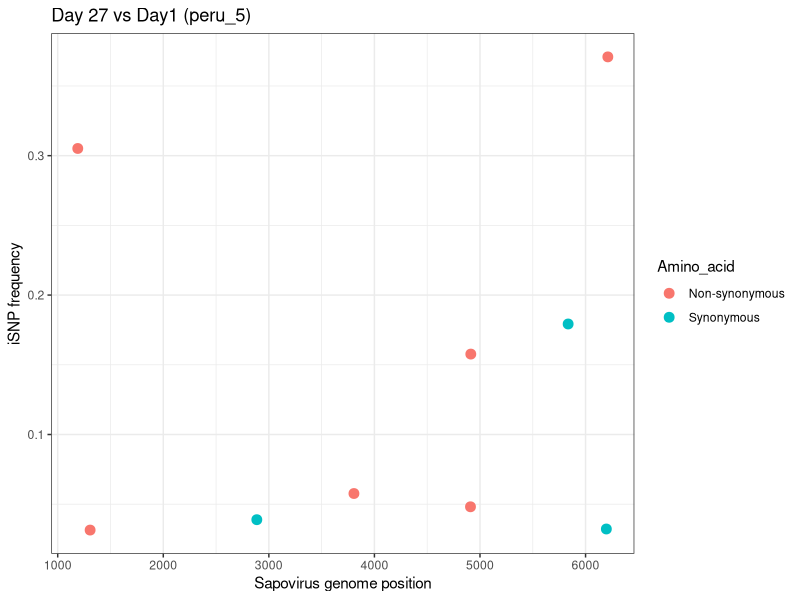
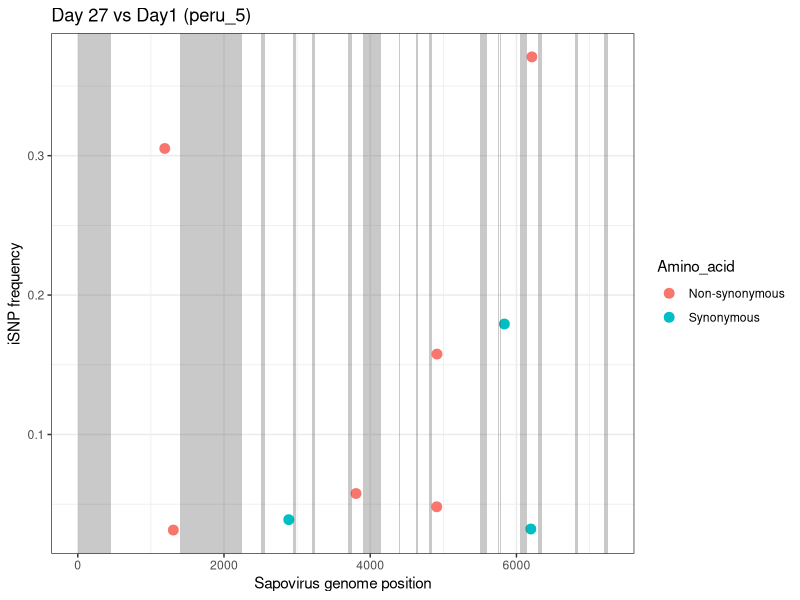
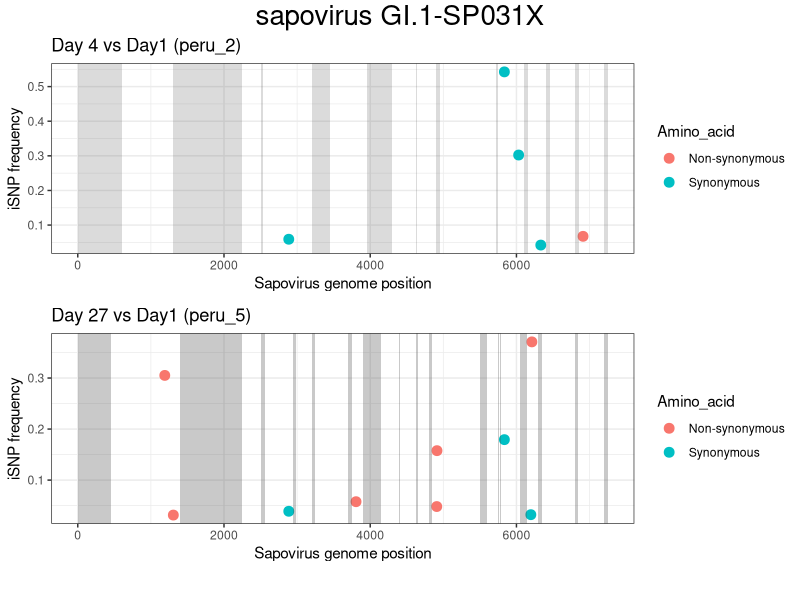
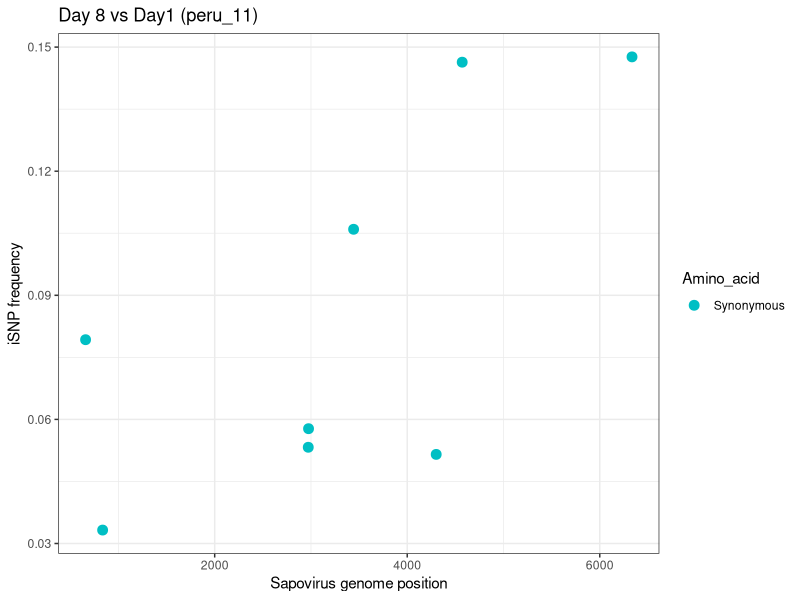
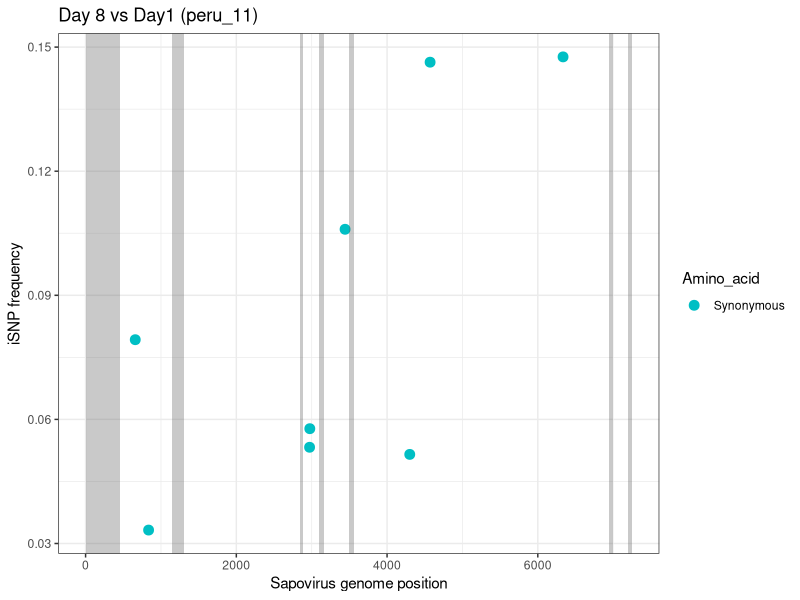
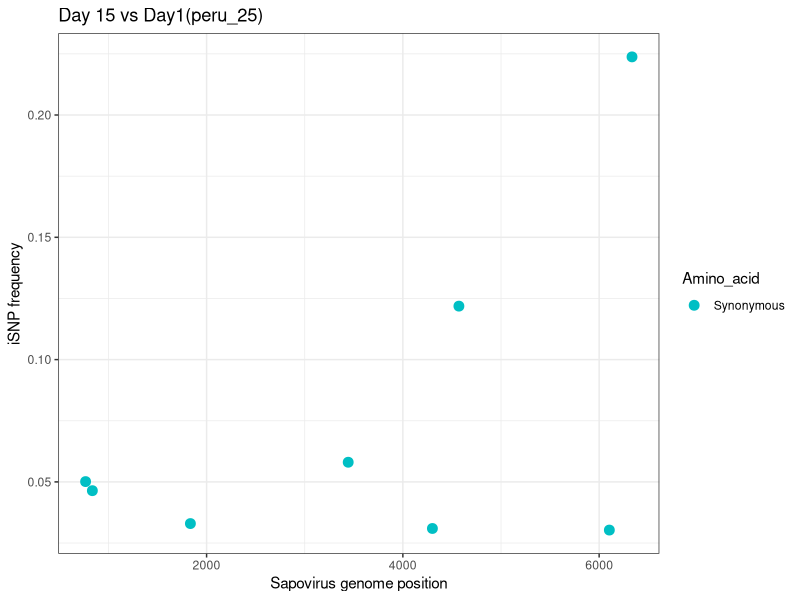
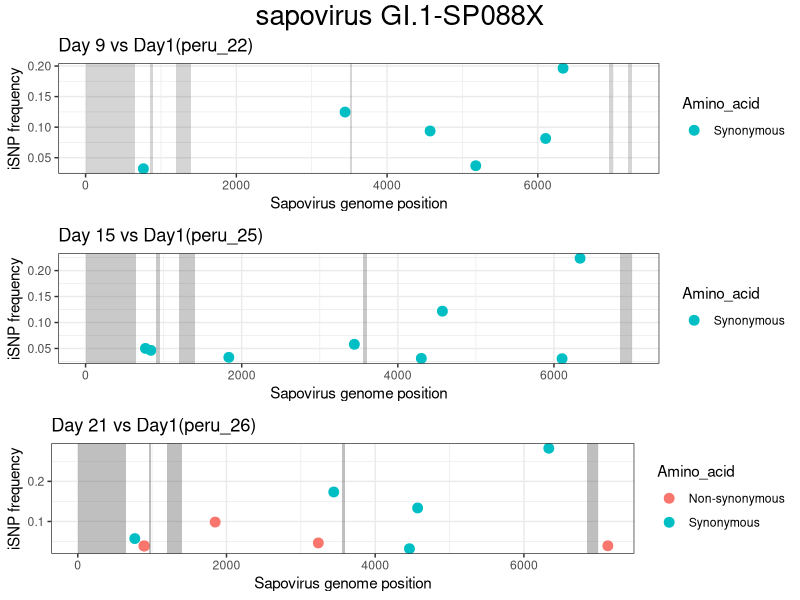
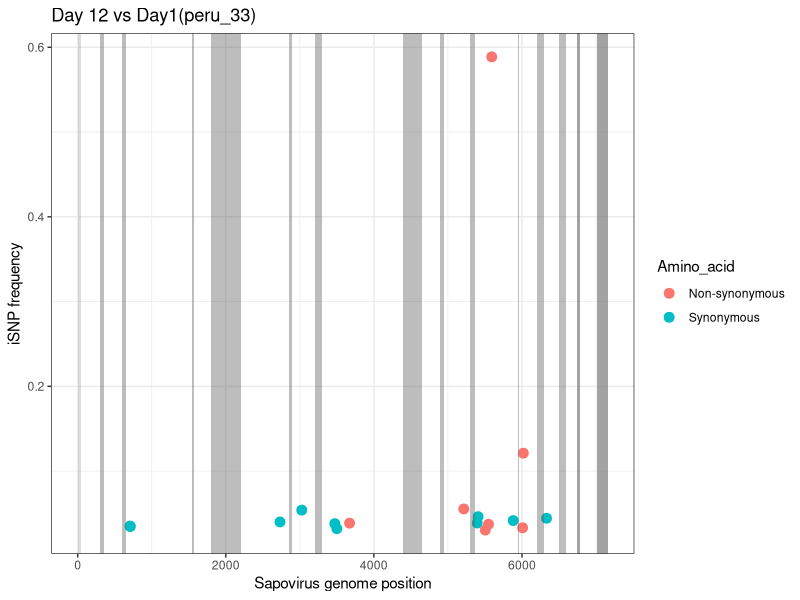

These figures' R source, in order: (Note: this script raises an error after producing the figures.)
library(readr)
library(dplyr)
library(ggplot2)
require(gridExtra)
library(grid)

# SP031X ------------------------------------------------------------------

# SP031X
setwd("C:/Users/viro10/Desktop/called_iSNV_files/aminoacid_peru/SP031X")
peru_2 <-read_tsv("2_peru_final.tsv") %>% filter (TOTAL_DP>=400) %>%  
  dplyr::mutate(Amino_acid = ifelse(S_or_NS=="S", "Synonymous", "Non-synonymous")) 

peru_5 <-read_tsv("5_peru_final.tsv") %>% filter (TOTAL_DP>=400) %>%  
  dplyr::mutate(Amino_acid = ifelse(S_or_NS=="S", "Synonymous", "Non-synonymous")) 


# plot1
g1 = ggplot(peru_2, aes(x=POS, y = ALT_FREQ))+ 
  geom_point(aes(color=Amino_acid), size=3) + 
  ggtitle("Day 4 vs Day1 (peru_2)" ) + 
  xlab("Sapovirus genome position") + 
  ylab("iSNP frequency")+
  theme_bw()+
  scale_shape_manual(values = c(3,16))

# to create rectangle 1 of g1
g1 <- g1 + geom_rect(data=peru_2, aes(xmin = 0, xmax = 600, ymin = -Inf, ymax = +Inf), 
               fill="#636363", alpha=0.05, inherit.aes = FALSE) +
 # to create rectangle2 of g1
geom_rect(data=peru_2, aes(xmin = 1300, xmax = 2250, ymin = -Inf, ymax = +Inf), 
               fill="#636363", alpha=0.05, inherit.aes = FALSE) +

# to create rectangle3 of g1
geom_rect(data=peru_2, aes(xmin = 2500, xmax = 2540, ymin = -Inf, ymax = +Inf), 
               fill="#636363", alpha=0.05, inherit.aes = FALSE) +
# to create rectangle4 of g1
geom_rect(data=peru_2, aes(xmin = 3200, xmax = 3450, ymin = -Inf, ymax = +Inf), 
          fill="#636363", alpha=0.05, inherit.aes = FALSE) +
  
geom_rect(data=peru_2, aes(xmin = 3950, xmax = 4300, ymin = -Inf, ymax = +Inf), 
          fill="#636363", alpha=0.05, inherit.aes = FALSE) +
geom_rect(data=peru_2, aes(xmin = 4630, xmax = 4640, ymin = -Inf, ymax = +Inf), 
          fill="#636363", alpha=0.05, inherit.aes = FALSE) +
geom_rect(data=peru_2, aes(xmin = 4900, xmax = 4950, ymin = -Inf, ymax = +Inf), 
            fill="#636363", alpha=0.05, inherit.aes = FALSE) +
geom_rect(data=peru_2, aes(xmin = 5720, xmax = 5750, ymin = -Inf, ymax = +Inf), 
            fill="#636363", alpha=0.05, inherit.aes = FALSE) +
geom_rect(data=peru_2, aes(xmin = 6100, xmax = 6160, ymin = -Inf, ymax = +Inf), 
            fill="#636363", alpha=0.05, inherit.aes = FALSE)+
geom_rect(data=peru_2, aes(xmin = 6400, xmax = 6460, ymin = -Inf, ymax = +Inf), 
            fill="#636363", alpha=0.05, inherit.aes = FALSE) +
geom_rect(data=peru_2, aes(xmin = 6800, xmax = 6850, ymin = -Inf, ymax = +Inf), 
            fill="#636363", alpha=0.05, inherit.aes = FALSE) +
geom_rect(data=peru_2, aes(xmin = 7200, xmax = 7250, ymin = -Inf, ymax = +Inf), 
            fill="#636363", alpha=0.05, inherit.aes = FALSE)




# plot2
g2= ggplot(peru_5, aes(x=POS, y = ALT_FREQ))+ 
  geom_point(aes(color=Amino_acid), size=3) + 
  ggtitle("Day 27 vs Day1 (peru_5)" ) + 
  theme(plot.title = element_text(size = 1)) +
  xlab("Sapovirus genome position") + 
  ylab("iSNP frequency")+
  theme_bw ()
  
  g2



# to create rectangle 1 of g2
g2 <- g2 + geom_rect(data=peru_5, aes(xmin = 0, xmax = 450, ymin = -Inf, ymax = +Inf), 
               fill="#636363", alpha=0.04, inherit.aes = FALSE) +
geom_rect(data=peru_5, aes(xmin = 1400, xmax = 2250, ymin = -Inf, ymax = +Inf), 
                 fill="#636363", alpha=0.04, inherit.aes = FALSE) +
geom_rect(data=peru_5, aes(xmin = 2500, xmax = 2560, ymin = -Inf, ymax = +Inf), 
                 fill="#636363", alpha=0.04, inherit.aes = FALSE) +
geom_rect(data=peru_5, aes(xmin = 2950, xmax = 2990, ymin = -Inf, ymax = +Inf), 
                 fill="#636363", alpha=0.04, inherit.aes = FALSE) +
geom_rect(data=peru_5, aes(xmin = 3200, xmax = 3250, ymin = -Inf, ymax = +Inf), 
                 fill="#636363", alpha=0.04, inherit.aes = FALSE) +
geom_rect(data=peru_5, aes(xmin = 3700, xmax = 3750, ymin = -Inf, ymax = +Inf), 
                 fill="#636363", alpha=0.04, inherit.aes = FALSE) +
geom_rect(data=peru_5, aes(xmin = 3900, xmax = 4150, ymin = -Inf, ymax = +Inf), 
                 fill="#636363", alpha=0.04, inherit.aes = FALSE) +
geom_rect(data=peru_5, aes(xmin = 4400, xmax = 4410, ymin = -Inf, ymax = +Inf), 
                 fill="#636363", alpha=0.04, inherit.aes = FALSE) +
geom_rect(data=peru_5, aes(xmin = 4630, xmax = 4650, ymin = -Inf, ymax = +Inf), 
                 fill="#636363", alpha=0.04, inherit.aes = FALSE) +
geom_rect(data=peru_5, aes(xmin = 4800, xmax = 4850, ymin = -Inf, ymax = +Inf), 
                 fill="#636363", alpha=0.04, inherit.aes = FALSE) +
geom_rect(data=peru_5, aes(xmin = 5500, xmax = 5600, ymin = -Inf, ymax = +Inf), 
                 fill="#636363", alpha=0.04, inherit.aes = FALSE) +
geom_rect(data=peru_5, aes(xmin = 5750, xmax = 5760, ymin = -Inf, ymax = +Inf), 
                 fill="#636363", alpha=0.04, inherit.aes = FALSE) +
geom_rect(data=peru_5, aes(xmin = 5780, xmax = 5790, ymin = -Inf, ymax = +Inf), 
                 fill="#636363", alpha=0.04, inherit.aes = FALSE) +
geom_rect(data=peru_5, aes(xmin = 6050, xmax = 6150, ymin = -Inf, ymax = +Inf), 
                 fill="#636363", alpha=0.04, inherit.aes = FALSE) +
geom_rect(data=peru_5, aes(xmin = 6300, xmax = 6350, ymin = -Inf, ymax = +Inf), 
                 fill="#636363", alpha=0.04, inherit.aes = FALSE) +
geom_rect(data=peru_5, aes(xmin = 6800, xmax = 6840, ymin = -Inf, ymax = +Inf), 
                 fill="#636363", alpha=0.04, inherit.aes = FALSE) +
geom_rect(data=peru_5, aes(xmin = 7200, xmax = 7250, ymin = -Inf, ymax = +Inf), 
                 fill="#636363", alpha=0.04, inherit.aes = FALSE) 
g2


g1g2 = grid.arrange(
  g1,
  g2,
  nrow = 2,
  top = textGrob("sapovirus GI.1-SP031X",
    gp = gpar(fontface = 6, fontsize = 20)),
  bottom = textGrob(
    "",
    gp = gpar(fontface = 6, fontsize = 20),
    hjust = 1,
    x = 1
  )
)

ggsave(filename = "results/sapovirus GI.1-SP031X.tiff",
       plot = g1g2, width = 25, height = 15, dpi = 300, units = "cm")

# SP051X ------------------------------------------------------------------



setwd("C:/Users/viro10/Desktop/called_iSNV_files/aminoacid_peru/SP051X")
peru_11 <-read_tsv("11_peru_final.tsv") %>% filter (TOTAL_DP>=400) %>%  
  dplyr::mutate(Amino_acid = ifelse(S_or_NS=="S", "Synonymous", "Non-synonymous")) 

# plot1
g3 = ggplot(peru_11, aes(x=POS, y = ALT_FREQ))+ 
  geom_point(aes(color=Amino_acid), size=3) + 
  ggtitle("Day 8 vs Day1 (peru_11)" ) + 
  xlab("Sapovirus genome position") + 
  ylab("iSNP frequency")+
  theme_bw() + 
  scale_color_manual(values = c("Synonymous" = "#00BFC4", "Non-synonymous" = "red"))
 # to plot g3
g3
g3 <- g3 + geom_rect(data=peru_11, aes(xmin = 0, xmax = 450, ymin = -Inf, ymax = +Inf), 
               fill="#636363", alpha=0.05, inherit.aes = FALSE) +
geom_rect(data=peru_11, aes(xmin = 1150, xmax = 1300, ymin = -Inf, ymax = +Inf), 
            fill="#636363", alpha=0.05, inherit.aes = FALSE) +
geom_rect(data=peru_11, aes(xmin = 2850, xmax = 2890, ymin = -Inf, ymax = +Inf), 
          fill="#636363", alpha=0.05, inherit.aes = FALSE) +
geom_rect(data=peru_11, aes(xmin = 3100, xmax = 3160, ymin = -Inf, ymax = +Inf), 
          fill="#636363", alpha=0.05, inherit.aes = FALSE) +
geom_rect(data=peru_11, aes(xmin = 3500, xmax = 3560, ymin = -Inf, ymax = +Inf), 
          fill="#636363", alpha=0.05, inherit.aes = FALSE) +
geom_rect(data=peru_11, aes(xmin = 6950, xmax = 7000, ymin = -Inf, ymax = +Inf), 
          fill="#636363", alpha=0.05, inherit.aes = FALSE) +
geom_rect(data=peru_11, aes(xmin = 7200, xmax = 7250, ymin = -Inf, ymax = +Inf), 
          fill="#636363", alpha=0.05, inherit.aes = FALSE) 

g3
ggsave(filename = "results/sapovirus GI.1-SP051X.png",
       plot = g3, width = 25, height = 15, dpi = 300, units = "cm")

# SP088X-GI.1 --------------------------------------------------------------


setwd("C:/Users/viro10/Desktop/called_iSNV_files/aminoacid_peru/SP088X")

peru_22 <-read_tsv("22_peru_final.tsv") %>% filter (TOTAL_DP>=400) %>%  
  dplyr::mutate(Amino_acid = ifelse(S_or_NS=="S", "Synonymous", "Non-synonymous")) 

peru_25 <-read_tsv("25_peru_final.tsv") %>% filter (TOTAL_DP>=400) %>%  
  dplyr::mutate(Amino_acid = ifelse(S_or_NS=="S", "Synonymous", "Non-synonymous")) 

peru_26 <-read_tsv("26_peru_final.tsv") %>% filter (TOTAL_DP>=400) %>%  
  dplyr::mutate(Amino_acid = ifelse(S_or_NS=="S", "Synonymous", "Non-synonymous")) 

require(gridExtra)
# plot1
g4=ggplot(peru_22, aes(x=POS, y = ALT_FREQ))+ 
  geom_point(aes(color=Amino_acid), size=3) + 
  ggtitle("Day 9 vs Day1(peru_22)" ) + 
  theme_bw()+
  xlab("Sapovirus genome position") + 
  ylab("iSNP frequency")+
  scale_color_manual(values = c("Synonymous" = "#00BFC4", "Non-synonymous" = "red"))

g4 <- g4 + geom_rect(data=peru_22, aes(xmin = 0, xmax = 650, ymin = -Inf, ymax = +Inf), 
               fill="#636363", alpha=0.05, inherit.aes = FALSE) +
  geom_rect(data=peru_22, aes(xmin = 850, xmax = 890, ymin = -Inf, ymax = +Inf), 
            fill="#636363", alpha=0.05, inherit.aes = FALSE) +
  geom_rect(data=peru_22, aes(xmin = 1200, xmax = 1400, ymin = -Inf, ymax = +Inf), 
            fill="#636363", alpha=0.05, inherit.aes = FALSE) +
  geom_rect(data=peru_22, aes(xmin = 3510, xmax = 3530, ymin = -Inf, ymax = +Inf), 
            fill="#636363", alpha=0.05, inherit.aes = FALSE) +
  geom_rect(data=peru_22, aes(xmin = 6950, xmax = 7000, ymin = -Inf, ymax = +Inf), 
            fill="#636363", alpha=0.05, inherit.aes = FALSE) +
  geom_rect(data=peru_22, aes(xmin = 7200, xmax = 7250, ymin = -Inf, ymax = +Inf), 
            fill="#636363", alpha=0.05, inherit.aes = FALSE) 

# plot2
g5=ggplot(peru_25, aes(x=POS, y = ALT_FREQ))+ 
  geom_point(aes(color=Amino_acid), size=3) + 
  ggtitle("Day 15 vs Day1(peru_25)" ) + 
  xlab("Sapovirus genome position") + 
  ylab("iSNP frequency")+
  theme_bw()+
  scale_color_manual(values = c("Synonymous" = "#00BFC4", "Non-synonymous" = "red"))
  g5
g5 <- g5 + geom_rect(data=peru_25, aes(xmin = 0, xmax = 650, ymin = -Inf, ymax = +Inf), 
               fill="#636363", alpha=0.05, inherit.aes = FALSE) +
  geom_rect(data=peru_25, aes(xmin = 900, xmax = 950, ymin = -Inf, ymax = +Inf), 
            fill="#636363", alpha=0.05, inherit.aes = FALSE) +
  geom_rect(data=peru_25, aes(xmin = 1200, xmax = 1400, ymin = -Inf, ymax = +Inf), 
            fill="#636363", alpha=0.05, inherit.aes = FALSE) +
  geom_rect(data=peru_25, aes(xmin = 3550, xmax = 3600, ymin = -Inf, ymax = +Inf), 
            fill="#636363", alpha=0.05, inherit.aes = FALSE) +
  geom_rect(data=peru_25, aes(xmin = 6850, xmax = 7000, ymin = -Inf, ymax = +Inf), 
            fill="#636363", alpha=0.05, inherit.aes = FALSE) 
# plot2

g6=ggplot(peru_26, aes(x=POS, y = ALT_FREQ))+ 
  geom_point(aes(color=Amino_acid), size=3) + 
  ggtitle("Day 21 vs Day1(peru_26)" ) + 
  xlab("Sapovirus genome position") + 
  ylab("iSNP frequency")+
  theme_bw()+
  scale_shape_manual(values = c(3,16))+
  labs("Amino acid mutation")

g6 <- g6 + geom_rect(data=peru_26, aes(xmin = 0, xmax = 650, ymin = -Inf, ymax = +Inf), 
               fill="#636363", alpha=0.05, inherit.aes = FALSE) +
  geom_rect(data=peru_26, aes(xmin = 960, xmax = 990, ymin = -Inf, ymax = +Inf), 
            fill="#636363", alpha=0.05, inherit.aes = FALSE) +
  geom_rect(data=peru_26, aes(xmin = 1200, xmax = 1400, ymin = -Inf, ymax = +Inf), 
            fill="#636363", alpha=0.05, inherit.aes = FALSE) +
  geom_rect(data=peru_26, aes(xmin = 3550, xmax = 3600, ymin = -Inf, ymax = +Inf), 
            fill="#636363", alpha=0.05, inherit.aes = FALSE) +
  geom_rect(data=peru_26, aes(xmin = 6850, xmax = 7000, ymin = -Inf, ymax = +Inf), 
            fill="#636363", alpha=0.05, inherit.aes = FALSE) 

# move to the next person
g4g5g6 = grid.arrange(g4, g5, g6, nrow=3, 
             top = textGrob("sapovirus GI.1-SP088X",
                            gp = gpar(fontface = 6, fontsize = 20)))


ggsave(filename = "results/sapovirus GI.1-SP088X.tiff",
       plot = g1g2, width = 25, height = 15, dpi = 300, units = "cm")

# GI.2-SP0121X ------------------------------------------------------------

setwd("C:/Users/viro10/Desktop/called_iSNV_files/aminoacid_peru/SP0121X")
peru_33 <-read_tsv("33_peru_final.tsv") %>% filter (TOTAL_DP>=400) %>%  
  dplyr::mutate(Amino_acid = ifelse(S_or_NS=="S", "Synonymous", "Non-synonymous")) 

require(gridExtra)
# plot1
g7=ggplot(peru_33, aes(x=POS, y = ALT_FREQ))+ 
  geom_point(aes(color=Amino_acid), size=3)+ 
  ggtitle("Day 12 vs Day1(peru_33)" ) + 
  xlab("Sapovirus genome position") + 
  ylab("iSNP frequency")+
  theme_bw()


g7= g7 + geom_rect(data=peru_33, aes(xmin = 1, xmax = 40, ymin = -Inf, ymax = +Inf), 
               fill="#636363", alpha=0.01, inherit.aes = FALSE) +
  geom_rect(data=peru_33, aes(xmin = 300, xmax = 360, ymin = -Inf, ymax = +Inf), 
            fill="#636363", alpha=0.03, inherit.aes = FALSE) +
  geom_rect(data=peru_33, aes(xmin = 600, xmax = 650, ymin = -Inf, ymax = +Inf), 
            fill="#636363", alpha=0.03, inherit.aes = FALSE) +
  geom_rect(data=peru_33, aes(xmin = 1550, xmax = 1570, ymin = -Inf, ymax = +Inf), 
            fill="#636363", alpha=0.03, inherit.aes = FALSE) +
  geom_rect(data=peru_33, aes(xmin = 1800, xmax = 2200, ymin = -Inf, ymax = +Inf), 
            fill="#636363", alpha=0.03, inherit.aes = FALSE) +
  geom_rect(data=peru_33, aes(xmin = 2850, xmax = 2890, ymin = -Inf, ymax = +Inf), 
            fill="#636363", alpha=0.03, inherit.aes = FALSE) +
  geom_rect(data=peru_33, aes(xmin = 3200, xmax = 3300, ymin = -Inf, ymax = +Inf), 
            fill="#636363", alpha=0.03, inherit.aes = FALSE) +
  geom_rect(data=peru_33, aes(xmin = 4400, xmax = 4650, ymin = -Inf, ymax = +Inf), 
            fill="#636363", alpha=0.03, inherit.aes = FALSE) +
  geom_rect(data=peru_33, aes(xmin = 4900, xmax = 4950, ymin = -Inf, ymax = +Inf), 
            fill="#636363", alpha=0.03, inherit.aes = FALSE) +
  geom_rect(data=peru_33, aes(xmin = 5300, xmax = 5360, ymin = -Inf, ymax = +Inf), 
            fill="#636363", alpha=0.03, inherit.aes = FALSE) +
  geom_rect(data=peru_33, aes(xmin = 5940, xmax = 5965, ymin = -Inf, ymax = +Inf), 
            fill="#636363", alpha=0.03, inherit.aes = FALSE) +
  geom_rect(data=peru_33, aes(xmin = 6200, xmax = 6300, ymin = -Inf, ymax = +Inf), 
            fill="#636363", alpha=0.03, inherit.aes = FALSE) +
geom_rect(data=peru_33, aes(xmin = 6500, xmax = 6600, ymin = -Inf, ymax = +Inf), 
          fill="#636363", alpha=0.03, inherit.aes = FALSE) +
geom_rect(data=peru_33, aes(xmin = 6750, xmax = 6780, ymin = -Inf, ymax = +Inf), 
          fill="#636363", alpha=0.05, inherit.aes = FALSE) +
geom_rect(data=peru_33, aes(xmin = 7010, xmax = 7160, ymin = -Inf, ymax = +Inf), 
          fill="#636363", alpha=0.05, inherit.aes = FALSE) 


g7

ggsave(filename = "results/sapovirus GI.2-SP121X.png",
       plot = g1g2, width = 25, height = 15, dpi = 300, units = "cm")

# GI.2-SP223X -------------------------------------------------------------


setwd("C:/Users/viro10/Desktop/called_iSNV_files/aminoacid_peru/SP223X")


peru_15 <-read_tsv("15_peru_final.tsv") %>% filter (TOTAL_DP>=400) %>%  
  dplyr::mutate(Amino_acid = ifelse(S_or_NS=="S", "Synonymous", "Non-synonymous")) 
peru_16 <-read_tsv("16_peru_final.tsv") %>% filter (TOTAL_DP>=400) %>%  
  dplyr::mutate(Amino_acid = ifelse(S_or_NS=="S", "Synonymous", "Non-synonymous")) 
peru_17 <-read_tsv("17_peru_final.tsv") %>% filter (TOTAL_DP>=400) %>%  
  dplyr::mutate(Amino_acid = ifelse(S_or_NS=="S", "Synonymous", "Non-synonymous")) 
peru_18 <-read_tsv("18_peru_final.tsv") %>% filter (TOTAL_DP>=400) %>%  
  dplyr::mutate(Amino_acid = ifelse(S_or_NS=="S", "Synonymous", "Non-synonymous")) 

# plot1
g8=ggplot(peru_15, aes(x=POS, y = ALT_FREQ))+ 
  geom_point(aes(color=Amino_acid), size=3) + 
  ggtitle("Day 5 vs Day1(peru_15)" ) + 
  xlab("Sapovirus genome position") + 
  ylab("iSNP frequency")+
  theme_bw()

g8= g8 + geom_rect(data=peru_15, aes(xmin = 0, xmax = 70, ymin = -Inf, ymax = +Inf), 
               fill="#636363", alpha=0.05, inherit.aes = FALSE) +
  geom_rect(data=peru_15, aes(xmin = 250, xmax = 300, ymin = -Inf, ymax = +Inf), 
            fill="#636363", alpha=0.05, inherit.aes = FALSE) +
  geom_rect(data=peru_15, aes(xmin = 550, xmax = 600, ymin = -Inf, ymax = +Inf), 
            fill="#636363", alpha=0.05, inherit.aes = FALSE) +
  geom_rect(data=peru_15, aes(xmin = 1440, xmax = 2380, ymin = -Inf, ymax = +Inf), 
            fill="#636363", alpha=0.05, inherit.aes = FALSE) +
  geom_rect(data=peru_15, aes(xmin = 2600, xmax = 2650, ymin = -Inf, ymax = +Inf), 
            fill="#636363", alpha=0.05, inherit.aes = FALSE) +
  geom_rect(data=peru_15, aes(xmin = 2900, xmax = 2950, ymin = -Inf, ymax = +Inf), 
            fill="#636363", alpha=0.05, inherit.aes = FALSE) +
  geom_rect(data=peru_15, aes(xmin = 4100, xmax = 4150, ymin = -Inf, ymax = +Inf), 
            fill="#636363", alpha=0.05, inherit.aes = FALSE) +
  geom_rect(data=peru_15, aes(xmin = 4300, xmax = 4700, ymin = -Inf, ymax = +Inf), 
            fill="#636363", alpha=0.05, inherit.aes = FALSE) +
  geom_rect(data=peru_15, aes(xmin = 5250, xmax = 5300, ymin = -Inf, ymax = +Inf), 
            fill="#636363", alpha=0.05, inherit.aes = FALSE) +
  geom_rect(data=peru_15, aes(xmin = 6200, xmax = 6500, ymin = -Inf, ymax = +Inf), 
            fill="#636363", alpha=0.05, inherit.aes = FALSE) +
  geom_rect(data=peru_15, aes(xmin = 6700, xmax = 6800, ymin = -Inf, ymax = +Inf), 
            fill="#636363", alpha=0.05, inherit.aes = FALSE) +
  geom_rect(data=peru_15, aes(xmin = 7050, xmax = 7100, ymin = -Inf, ymax = +Inf), 
            fill="#636363", alpha=0.05, inherit.aes = FALSE)

g9=ggplot(peru_16, aes(x=POS, y = ALT_FREQ))+ 
  geom_point(aes(color=Amino_acid), size=3) + 
  ggtitle("Day 12 vs Day1(peru_16)" ) + 
  xlab("Sapovirus genome position") + 
  ylab("iSNP frequency")+
  theme_bw()+ 
  geom_label( 
    data= peru_16 %>% filter(stop=="stop"), # Filter data first
    aes(label=stop),
    label.padding = unit(0.05, "lines"), # Rectangle size around label
    label.size = 0.05)


g9= g9 + geom_rect(data=peru_16, aes(xmin = 0, xmax = 70, ymin = -Inf, ymax = +Inf), 
               fill="#636363", alpha=0.05, inherit.aes = FALSE) +
  geom_rect(data=peru_16, aes(xmin = 250, xmax = 300, ymin = -Inf, ymax = +Inf), 
            fill="#636363", alpha=0.05, inherit.aes = FALSE) +
  geom_rect(data=peru_16, aes(xmin = 550, xmax = 600, ymin = -Inf, ymax = +Inf), 
            fill="#636363", alpha=0.05, inherit.aes = FALSE) +
  geom_rect(data=peru_16, aes(xmin = 1440, xmax = 2500, ymin = -Inf, ymax = +Inf), 
            fill="#636363", alpha=0.05, inherit.aes = FALSE) +
  geom_rect(data=peru_16, aes(xmin = 2900, xmax = 2950, ymin = -Inf, ymax = +Inf), 
            fill="#636363", alpha=0.05, inherit.aes = FALSE) +
  geom_rect(data=peru_16, aes(xmin = 3200, xmax = 3300, ymin = -Inf, ymax = +Inf), 
            fill="#636363", alpha=0.05, inherit.aes = FALSE) +
  geom_rect(data=peru_16, aes(xmin = 4100, xmax = 4150, ymin = -Inf, ymax = +Inf), 
            fill="#636363", alpha=0.05, inherit.aes = FALSE) +
  geom_rect(data=peru_16, aes(xmin = 4300, xmax = 4700, ymin = -Inf, ymax = +Inf), 
            fill="#636363", alpha=0.05, inherit.aes = FALSE) +
  geom_rect(data=peru_16, aes(xmin = 5250, xmax = 5300, ymin = -Inf, ymax = +Inf), 
            fill="#636363", alpha=0.05, inherit.aes = FALSE) +
  geom_rect(data=peru_16, aes(xmin = 7050, xmax = 7100, ymin = -Inf, ymax = +Inf), 
            fill="#636363", alpha=0.05, inherit.aes = FALSE)

g10=ggplot(peru_17, aes(x=POS, y = ALT_FREQ))+ 
  geom_point(aes(color=Amino_acid), size=3) + 
  ggtitle("Day 19 vs Day1(peru_17)" ) + 
  xlab("Sapovirus genome position") + 
  ylab("iSNP frequency")+
  theme_bw()

g10= g10 + geom_rect(data=peru_17, aes(xmin = 0, xmax = 70, ymin = -Inf, ymax = +Inf), 
               fill="#636363", alpha=0.05, inherit.aes = FALSE) +
geom_rect(data=peru_17, aes(xmin = 250, xmax = 300, ymin = -Inf, ymax = +Inf), 
            fill="#636363", alpha=0.05, inherit.aes = FALSE) +
geom_rect(data=peru_17, aes(xmin = 550, xmax = 600, ymin = -Inf, ymax = +Inf), 
            fill="#636363", alpha=0.05, inherit.aes = FALSE) +
geom_rect(data=peru_17, aes(xmin = 1400, xmax = 1750, ymin = -Inf, ymax = +Inf), 
            fill="#636363", alpha=0.05, inherit.aes = FALSE) +
geom_rect(data=peru_17, aes(xmin = 2050, xmax = 2100, ymin = -Inf, ymax = +Inf), 
          fill="#636363", alpha=0.05, inherit.aes = FALSE) +
geom_rect(data=peru_17, aes(xmin = 2400, xmax = 2500, ymin = -Inf, ymax = +Inf), 
          fill="#636363", alpha=0.05, inherit.aes = FALSE) +
geom_rect(data=peru_17, aes(xmin = 2530, xmax = 2570, ymin = -Inf, ymax = +Inf), 
          fill="#636363", alpha=0.05, inherit.aes = FALSE) +
geom_rect(data=peru_17, aes(xmin = 2850, xmax = 2900, ymin = -Inf, ymax = +Inf), 
            fill="#636363", alpha=0.05, inherit.aes = FALSE) +
  geom_rect(data=peru_17, aes(xmin = 3100, xmax = 3200, ymin = -Inf, ymax = +Inf), 
            fill="#636363", alpha=0.05, inherit.aes = FALSE) +
  geom_rect(data=peru_17, aes(xmin = 4080, xmax = 4130, ymin = -Inf, ymax = +Inf), 
            fill="#636363", alpha=0.05, inherit.aes = FALSE) +
  geom_rect(data=peru_17, aes(xmin = 4300, xmax = 4700, ymin = -Inf, ymax = +Inf), 
            fill="#636363", alpha=0.05, inherit.aes = FALSE) +
geom_rect(data=peru_17, aes(xmin = 6500, xmax = 6550, ymin = -Inf, ymax = +Inf), 
          fill="#636363", alpha=0.05, inherit.aes = FALSE) +
  geom_rect(data=peru_17, aes(xmin = 7050, xmax = 7100, ymin = -Inf, ymax = +Inf), 
            fill="#636363", alpha=0.05, inherit.aes = FALSE) 

 g11=ggplot(peru_18, aes(x=POS, y = ALT_FREQ))+ 
  geom_point(aes(color=Amino_acid), size=3) + 
  ggtitle("Day 26 vs Day1(peru_18)" ) + 
  xlab("Sapovirus genome position") + 
  ylab("iSNP frequency")+
  theme_bw() + 
  geom_label( 
    data= peru_18 %>% filter(stop=="stop"), # Filter data first
    aes(label=stop),
    label.padding = unit(0.05, "lines"), # Rectangle size around label
    label.size = 0.05)
  g11
  
  g11= g11 + geom_rect(data=peru_18, aes(xmin = 0, xmax = 70, ymin = -Inf, ymax = +Inf), 
                fill="#636363", alpha=0.03, inherit.aes = FALSE) +
  geom_rect(data=peru_18, aes(xmin = 270, xmax = 310, ymin = -Inf, ymax = +Inf), 
            fill="#636363", alpha=0.03, inherit.aes = FALSE) +
  geom_rect(data=peru_18, aes(xmin = 560, xmax = 600, ymin = -Inf, ymax = +Inf), 
            fill="#636363", alpha=0.03, inherit.aes = FALSE) +
  geom_rect(data=peru_18, aes(xmin = 1400, xmax = 2200, ymin = -Inf, ymax = +Inf), 
            fill="#636363", alpha=0.03, inherit.aes = FALSE) +
  geom_rect(data=peru_18, aes(xmin = 2900, xmax = 2950, ymin = -Inf, ymax = +Inf), 
            fill="#636363", alpha=0.03, inherit.aes = FALSE) +
  geom_rect(data=peru_18, aes(xmin = 3100, xmax = 3200, ymin = -Inf, ymax = +Inf), 
            fill="#636363", alpha=0.03, inherit.aes = FALSE) +
  geom_rect(data=peru_18, aes(xmin = 4070, xmax = 4100, ymin = -Inf, ymax = +Inf), 
            fill="#636363", alpha=0.03, inherit.aes = FALSE) +
  geom_rect(data=peru_18, aes(xmin = 4300, xmax = 4700, ymin = -Inf, ymax = +Inf), 
            fill="#636363", alpha=0.03, inherit.aes = FALSE) +
  geom_rect(data=peru_18, aes(xmin = 5100, xmax = 5130, ymin = -Inf, ymax = +Inf), 
            fill="#636363", alpha=0.03, inherit.aes = FALSE) +
  geom_rect(data=peru_18, aes(xmin = 7050, xmax = 7100, ymin = -Inf, ymax = +Inf), 
            fill="#636363", alpha=0.03, inherit.aes = FALSE) 

g8g9g10g11 = grid.arrange(g8, g9, g10,g11, nrow=4, 
             top = textGrob("sapovirus GI.2-SP223X", gp = gpar(fontface = 6, fontsize = 20)))

ggsave(filename = "results/sapovirus GI.2-SP223X.png",
       plot = g1g2, width = 25, height = 15, dpi = 300, units = "cm")




# GI.2 - SP265X -----------------------------------------------------------


setwd("C:/Users/viro10/Desktop/called_iSNV_files/aminoacid_peru/SP265X")


peru_21 <-read_tsv("21_peru_final.tsv") %>% filter (TOTAL_DP>=400) %>%  
  dplyr::mutate(Amino_acid = ifelse(S_or_NS=="S", "Synonymous", "Non-synonymous")) 
peru_23 <-read_tsv("23_peru_final.tsv") %>% filter (TOTAL_DP>=400) %>%  
  dplyr::mutate(Amino_acid = ifelse(S_or_NS=="S", "Synonymous", "Non-synonymous")) 
peru_27 <-read_tsv("27_peru_final.tsv") %>% filter (TOTAL_DP>=400) %>%  
  dplyr::mutate(Amino_acid = ifelse(S_or_NS=="S", "Synonymous", "Non-synonymous")) 

# plot1
g12= ggplot(peru_21, aes(x=POS, y = ALT_FREQ))+ 
  geom_point(aes(color=Amino_acid), size=3)+ 
  ggtitle("Day 5 vs Day1(peru_21)" ) + 
  xlab("Sapovirus genome position") + 
  ylab("iSNP frequency")+
  theme_bw()

g12= g12 + geom_rect(data=peru_21, aes(xmin = 0, xmax = 60, ymin = -Inf, ymax = +Inf), 
                fill="#636363", alpha=0.05, inherit.aes = FALSE) +
  geom_rect(data=peru_21, aes(xmin = 320, xmax = 350, ymin = -Inf, ymax = +Inf), 
            fill="#636363", alpha=0.05, inherit.aes = FALSE) +
  geom_rect(data=peru_21, aes(xmin = 600, xmax = 660, ymin = -Inf, ymax = +Inf), 
            fill="#636363", alpha=0.05, inherit.aes = FALSE) +
  geom_rect(data=peru_21, aes(xmin = 1420, xmax = 1800, ymin = -Inf, ymax = +Inf), 
            fill="#636363", alpha=0.05, inherit.aes = FALSE) +
  geom_rect(data=peru_21, aes(xmin = 2100, xmax = 2200, ymin = -Inf, ymax = +Inf), 
            fill="#636363", alpha=0.05, inherit.aes = FALSE) +
  geom_rect(data=peru_21, aes(xmin = 2400, xmax = 2450, ymin = -Inf, ymax = +Inf), 
            fill="#636363", alpha=0.05, inherit.aes = FALSE) +
  geom_rect(data=peru_21, aes(xmin = 2900, xmax = 2950, ymin = -Inf, ymax = +Inf), 
            fill="#636363", alpha=0.05, inherit.aes = FALSE) +
  geom_rect(data=peru_21, aes(xmin = 4550, xmax = 4700, ymin = -Inf, ymax = +Inf), 
            fill="#636363", alpha=0.05, inherit.aes = FALSE) +
  geom_rect(data=peru_21, aes(xmin = 5500, xmax = 5630, ymin = -Inf, ymax = +Inf), 
            fill="#636363", alpha=0.05, inherit.aes = FALSE) +
  geom_rect(data=peru_21, aes(xmin = 6500, xmax = 6800, ymin = -Inf, ymax = +Inf), 
            fill="#636363", alpha=0.05, inherit.aes = FALSE) 

g13=ggplot(peru_23, aes(x=POS, y = ALT_FREQ))+ 
  geom_point(aes(color=Amino_acid), size=3) + 
  ggtitle("Day 12 vs Day1(peru_23)" ) + 
  xlab("Sapovirus genome position") + 
  ylab("iSNP frequency")+
  theme_bw()+
  geom_label( 
    data= peru_23 %>% filter(stop=="stop"), # Filter data first
    aes(label=stop),
    label.padding = unit(0.05, "lines"), # Rectangle size around label
    label.size = 0.01)

g13= g13 + geom_rect(data=peru_23, aes(xmin = 0, xmax = 60, ymin = -Inf, ymax = +Inf), 
                fill="#636363", alpha=0.05, inherit.aes = FALSE) +
  geom_rect(data=peru_23, aes(xmin = 320, xmax = 350, ymin = -Inf, ymax = +Inf), 
            fill="#636363", alpha=0.05, inherit.aes = FALSE) +
  geom_rect(data=peru_23, aes(xmin = 600, xmax = 660, ymin = -Inf, ymax = +Inf), 
            fill="#636363", alpha=0.05, inherit.aes = FALSE) +
  geom_rect(data=peru_23, aes(xmin = 1420, xmax = 1800, ymin = -Inf, ymax = +Inf), 
            fill="#636363", alpha=0.05, inherit.aes = FALSE) +
  geom_rect(data=peru_23, aes(xmin = 2100, xmax = 2200, ymin = -Inf, ymax = +Inf), 
            fill="#636363", alpha=0.05, inherit.aes = FALSE) +
  geom_rect(data=peru_23, aes(xmin = 2300, xmax = 2500, ymin = -Inf, ymax = +Inf), 
            fill="#636363", alpha=0.05, inherit.aes = FALSE) +
  geom_rect(data=peru_23, aes(xmin = 2900, xmax = 2950, ymin = -Inf, ymax = +Inf), 
            fill="#636363", alpha=0.05, inherit.aes = FALSE) +
  geom_rect(data=peru_23, aes(xmin = 4550, xmax = 4650, ymin = -Inf, ymax = +Inf), 
            fill="#636363", alpha=0.05, inherit.aes = FALSE) +
  geom_rect(data=peru_23, aes(xmin = 5300, xmax = 5400, ymin = -Inf, ymax = +Inf), 
            fill="#636363", alpha=0.05, inherit.aes = FALSE) +
  geom_rect(data=peru_23, aes(xmin = 5500, xmax = 5550, ymin = -Inf, ymax = +Inf), 
            fill="#636363", alpha=0.05, inherit.aes = FALSE) +
  geom_rect(data=peru_23, aes(xmin = 6510, xmax = 6520, ymin = -Inf, ymax = +Inf), 
            fill="#636363", alpha=0.05, inherit.aes = FALSE) +
  geom_rect(data=peru_23, aes(xmin = 7150, xmax = 7200, ymin = -Inf, ymax = +Inf), 
            fill="#636363", alpha=0.05, inherit.aes = FALSE) 

g14=ggplot(peru_27, aes(x=POS, y = ALT_FREQ))+ 
  geom_point(aes(color=Amino_acid), size=3) + 
  ggtitle("Day 20 vs Day1(peru_27)" ) + 
  xlab("Sapovirus genome position") + 
  ylab("iSNP frequency")+
  theme_bw()

g14= g14 + geom_rect(data=peru_27, aes(xmin = 0, xmax = 60, ymin = -Inf, ymax = +Inf), 
                fill="#636363", alpha=0.05, inherit.aes = FALSE) +
  geom_rect(data=peru_27, aes(xmin = 320, xmax = 350, ymin = -Inf, ymax = +Inf), 
            fill="#636363", alpha=0.05, inherit.aes = FALSE) +
  geom_rect(data=peru_27, aes(xmin = 600, xmax = 660, ymin = -Inf, ymax = +Inf), 
            fill="#636363", alpha=0.05, inherit.aes = FALSE) +
  geom_rect(data=peru_27, aes(xmin = 1400, xmax = 2400, ymin = -Inf, ymax = +Inf), 
            fill="#636363", alpha=0.05, inherit.aes = FALSE) +
  geom_rect(data=peru_27, aes(xmin = 600, xmax = 660, ymin = -Inf, ymax = +Inf), 
            fill="#636363", alpha=0.05, inherit.aes = FALSE) +
  geom_rect(data=peru_23, aes(xmin = 2900, xmax = 2950, ymin = -Inf, ymax = +Inf), 
            fill="#636363", alpha=0.05, inherit.aes = FALSE) +
  geom_rect(data=peru_23, aes(xmin = 4550, xmax = 4650, ymin = -Inf, ymax = +Inf), 
            fill="#636363", alpha=0.05, inherit.aes = FALSE) +
  geom_rect(data=peru_23, aes(xmin = 6590, xmax = 6700, ymin = -Inf, ymax = +Inf), 
            fill="#636363", alpha=0.05, inherit.aes = FALSE) 

g12g13g14 <- grid.arrange(g12, g13, g14, nrow=3, 
             top = textGrob("sapovirus GI.2-SP265X", gp = gpar(fontface = 6, fontsize = 20)))

ggsave(filename = "results/sapovirus GI.2-SP265X.png",
       plot = g1g2, width = 25, height = 15, dpi = 300, units = "cm")

# all GI.2 samples -------------------------------------------------------------



g8g9g10g11g12g13g14 <- grid.arrange(g8,g9,g10,g11,g12, g13, g14, ncols=2, 
                          top = textGrob("sapovirus GI.2", gp = gpar(fontface = 6, fontsize = 20)))

ggsave(filename = "results/sapovirus GI.2-SP265X.png",
       plot = g1g2, width = 25, height = 15, dpi = 300, units = "cm")



library("cowplot")
plot_grid(g1, g2, g3 + rremove("x.text"), 
          labels = c("A", "B", "C"),
          ncol = 2, nrow = 2)






grid.arrange(g1, g2, g3,g4, g5, g6,
             g7, g8, g9,
             g10, g11, g12, g13, g14, nrow=14)


plist <- list(g1, g2, g3,g4, g5, g6,
              g7, g8, g9,
              g10, g11, g12, g13, g14)
cowplot::plot_grid(plotlist = plist, ncol = 3)


library(reshape2)
plotData <- melt()




